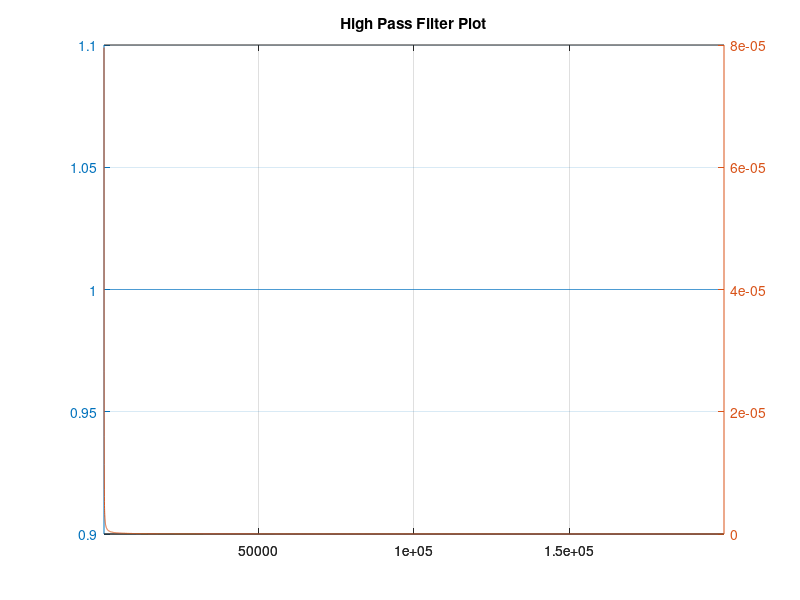

The MATLAB source for this figure: (Note: this script raises an error after producing the figure.)
M = dlmread('highPassFilterRC.txt', '\t');
M';
x=ans(1,:);
y1=ans(2,:);
y2=ans(3,:);
plot = plotyy(x,y1,x,y2,'plot');
grid();
title('High Pass Filter Plot','FontWeight','bold');
XLabel('Frequency (Hz)')
axes(plot(1));
YLabel('Magnitude Gain');
axes(plot(2));
YLabel('Phase Shift');